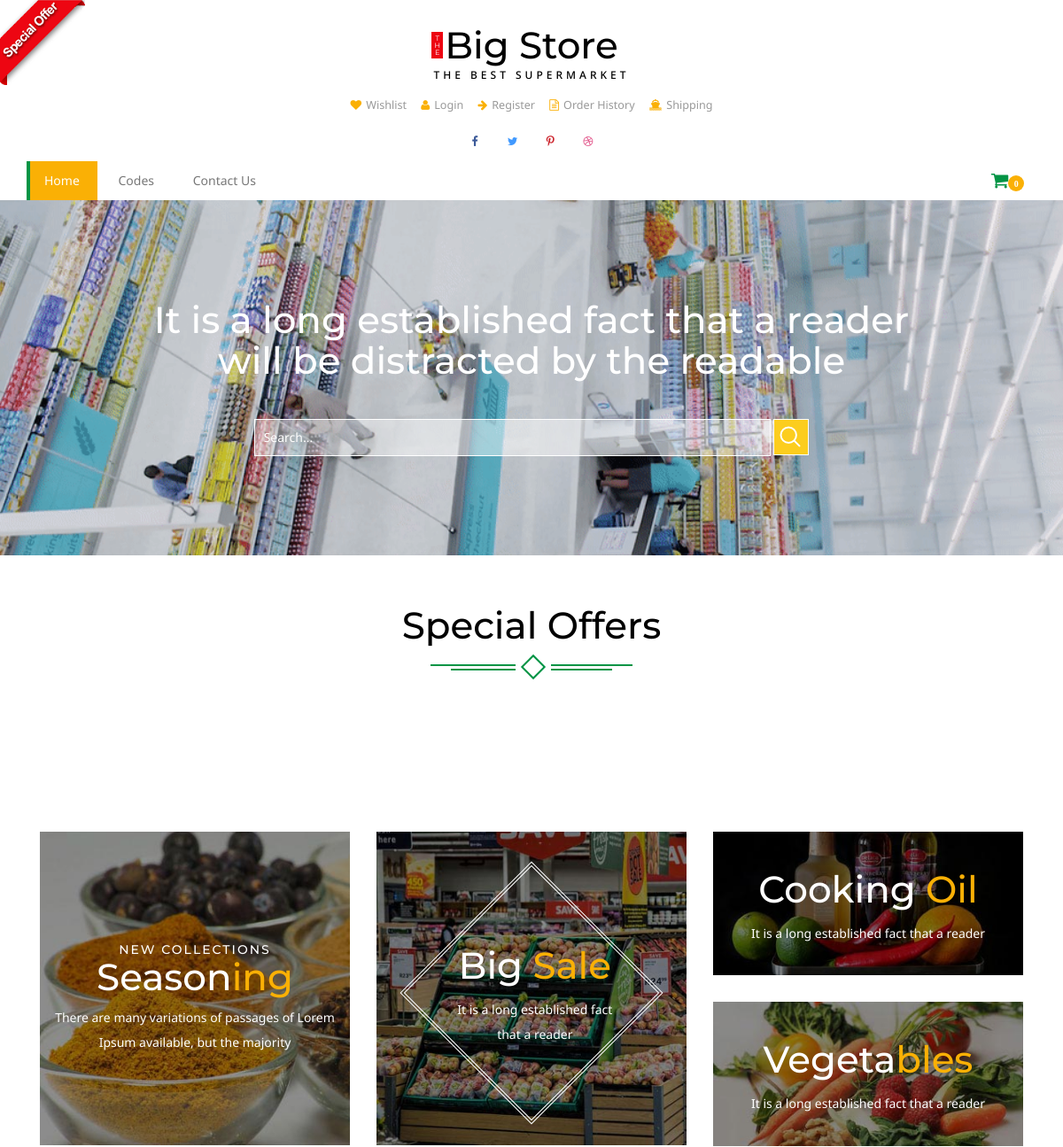
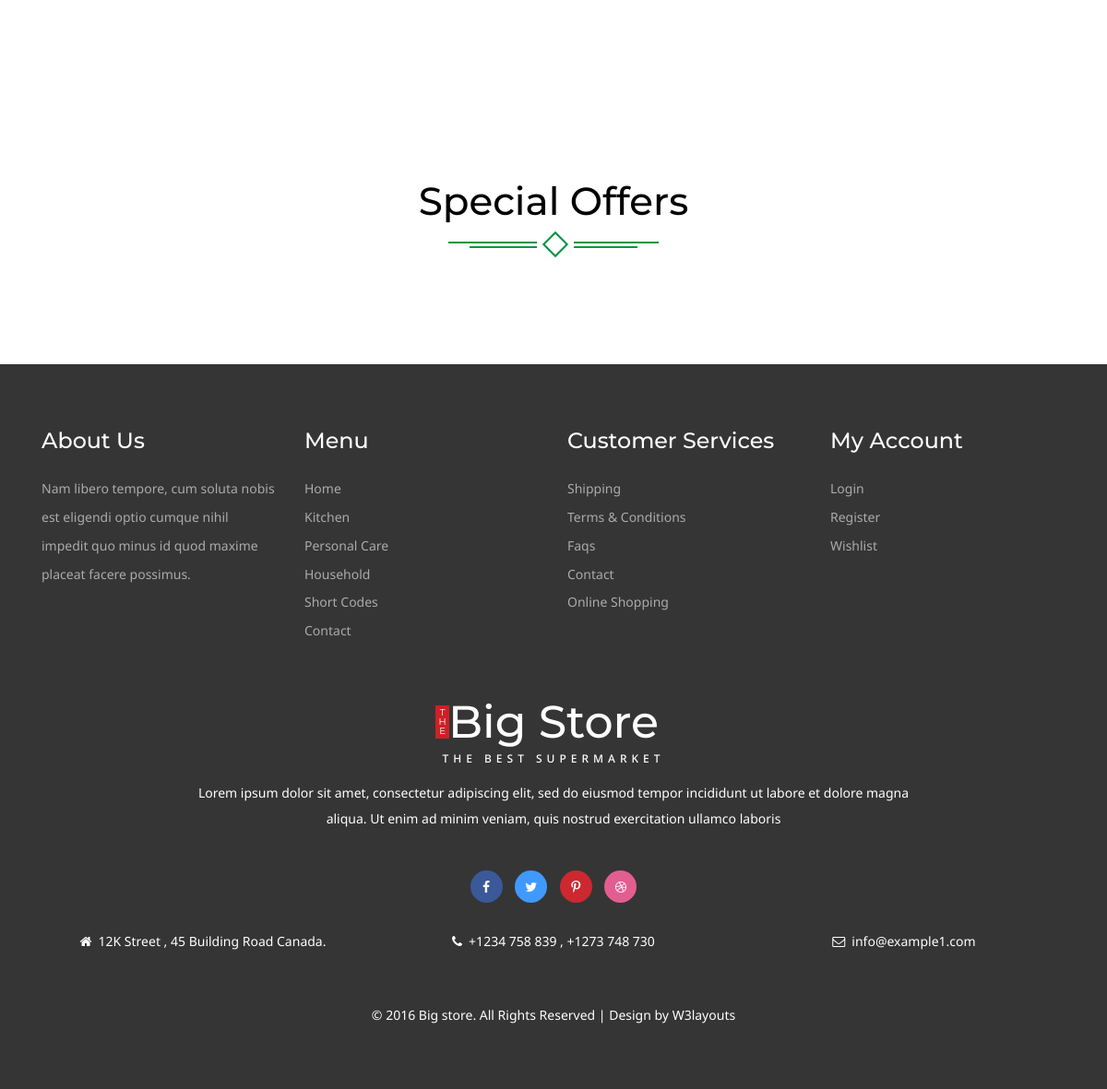
The app's page /, older data (2 pictures, top to bottom).
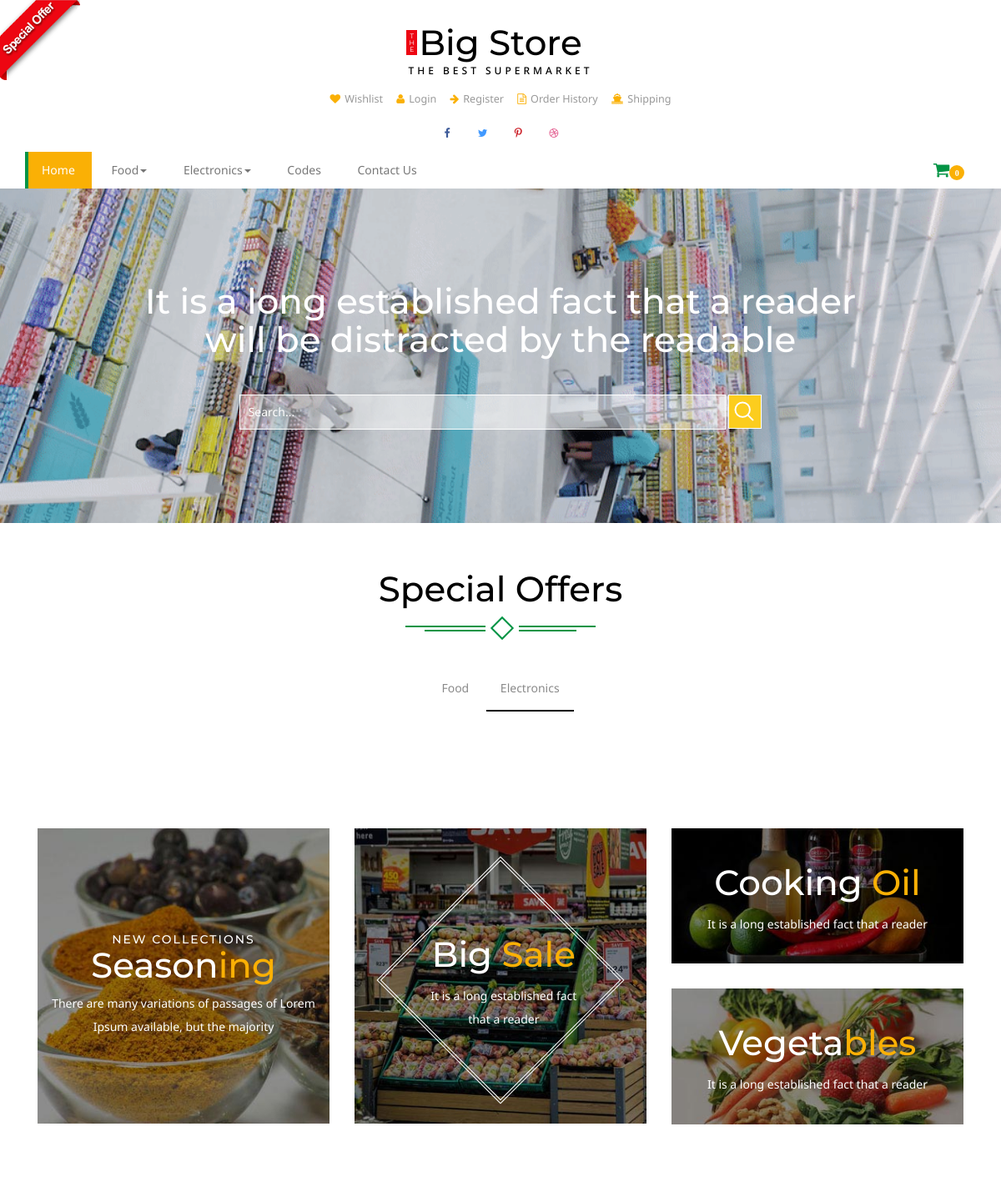
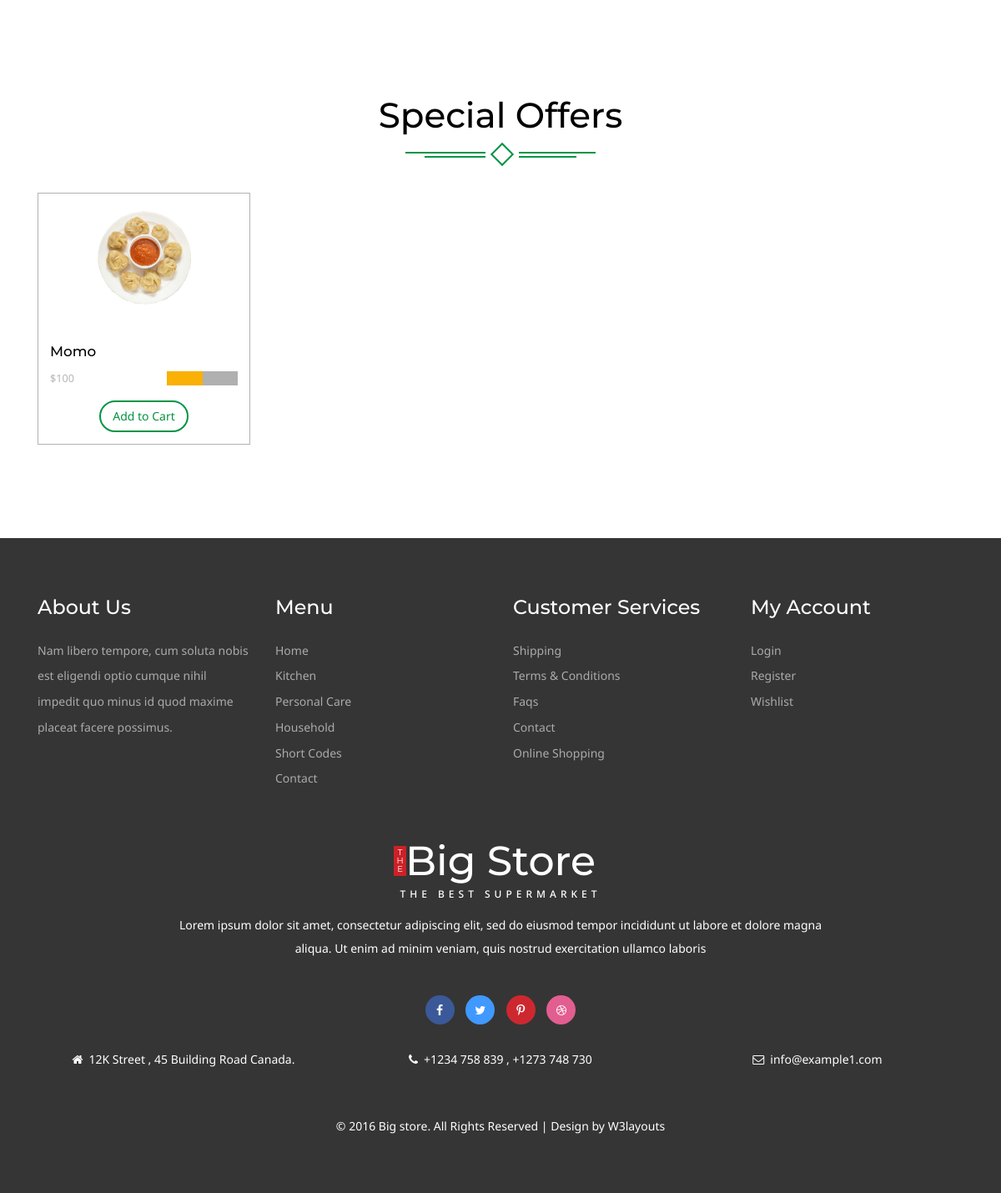
The same page, newer data (2 pictures, top to bottom).
### home/models.py (models this page shows, shortened)
class Category(models.Model):
	title = models.CharField(max_length = 400)
	slug = models.CharField(max_length= 500,unique = True)
	description = models.TextField(blank = True)
	image = models.ImageField(upload_to = 'media')
	status = models.CharField(choices = STATUS,max_length = 200,blank = True)
	def __str__(self):
		return self.title

class Item(models.Model):
	title = models.CharField(max_length = 400)
	slug = models.CharField(max_length = 500,unique = True)
	price = models.IntegerField()
	discounted_price = models.IntegerField(default = 0)
	description = models.TextField(blank = True)
	image = models.ImageField(upload_to = 'media')
	category = models.ForeignKey(Category,models.CASCADE)
	subcategory = models.ForeignKey(Subcategory,models.CASCADE)
	stock = models.CharField(choices = STOCK,max_length = 50)
	labels = models.CharField(choices = LABELS,max_length = 50)
	def get_subcat_url(self):
		return reverse ('home:product_detail',kwargs = {'slug':self.slug})

### home/views.py (the view)
# urls.py: path('', HomeView.as_view(), name='home'),
class HomeView(BaseView):
	def get(self,request):
		self.views['items'] = Item.objects.all()
		self.views['categories'] = Category.objects.all()
		self.views['subcategories'] = Subcategory.objects.all()
		self.views['sliders'] = Slider.objects.all()
		return render(request,'index.html',self.views)

### home/models.py (called while the page is built)
	def get_subcat_url(self):
		return reverse ('home:subcategory',kwargs = {'slug':self.slug})

### templates/index.html (shortened to what this page needs)
{% extends "base.html" %}
{% load static %}
{% block content %}
<div data-vide-bg="video/video">
    <div class="container">
		<div class="banner-info">
			<h3>It is a long established fact that a reader will be distracted by
			the readable </h3>
			<div class="search-form">
				<form  action = "{% url 'home:search' %}" method="GET">
					<input type="text" placeholder="Search..." name="query">
					<input type="submit" value=" " >
				</form>
			</div>
		</div>
    </div>
</div>
<div class="content-top ">
	<div class="container ">
		<div class="spec ">
			<h3>Special Offers</h3>
			<div class="ser-t">
				<span><i></i></span>
			</div>
		</div>
			<div class="tab-head ">
				<nav class="nav-sidebar">
					<ul class="nav tabs ">
						{% for cat in categories %}
					  <li class="{{cat.status}}"><a href="#{{cat.id}}" data-toggle="tab">{{cat.title}}</a></li>
					  {% endfor %}
					</ul>
				</nav>
			</div>
	</div>
	</div>
<div class="content-mid">
	<div class="container">
		<div class="col-md-4 m-w3ls">
			<div class="col-md1 ">
				<a href="kitchen.html">
					<img src="images/co1.jpg" class="img-responsive img" alt="">
					<div class="big-sa">
						<h6>New Collections</h6>
						<h3>Season<span>ing </span></h3>
						<p>There are many variations of passages of Lorem Ipsum available, but the majority </p>
					</div>
				</a>
			</div>
		</div>
		<div class="col-md-4 m-w3ls1">
			<div class="col-md ">
				<a href="hold.html">
					<img src="images/co.jpg" class="img-responsive img" alt="">
					<div class="big-sale">
						<div class="big-sale1">
							<h3>Big <span>Sale</span></h3>
							<p>It is a long established fact that a reader </p>
						</div>
					</div>
				</a>
			</div>
		</div>
		<div class="col-md-4 m-w3ls">
			<div class="col-md2 ">
				<a href="kitchen.html">
					<img src="images/co2.jpg" class="img-responsive img1" alt="">
					<div class="big-sale2">
						<h3>Cooking <span>Oil</span></h3>
						<p>It is a long established fact that a reader </p>
					</div>
				</a>
			</div>
			<div class="col-md3 ">
				<a href="hold.html">
					<img src="images/co3.jpg" class="img-responsive img1" alt="">
					<div class="big-sale3">
						<h3>Vegeta<span>bles</span></h3>
						<p>It is a long established fact that a reader </p>
					</div>
				</a>
			</div>
		</div>
	</div>
</div>
	<div class="product">
		<div class="container">
			<div class="spec ">
				<h3>Special Offers</h3>
				<div class="ser-t">
					<span><i></i></span>
				</div>
			</div>
				<div class=" con-w3l">
					{% for item in items %}
							<div class="col-md-3 pro-1">
								<div class="col-m">
								<a href="#" data-toggle="modal" data-target="#{{item.slug}}" class="offer-img">
										<img src="{{item.image.url}}" class="img-responsive" alt="">
									</a>
									<div class="mid-1">
										<div class="women">
											<h6><a href="{{item.get_subcat_url}}">{{item.title}}</h6>
										</div>
										<div class="mid-2">
											{% if item.discounted_price %}
											<p ><label>${{item.price}}</label><em class="item_price">${{ item.discounted_price }}</em></p>
											  <div class="block">
												<div class="starbox small ghosting"> </div>
											</div>
											{% else %}
											<p ><em class="item_price">${{item.price}}</em></p>
											  <div class="block">
												<div class="starbox small ghosting"> </div>
											</div>
											{% endif %}
											<div class="clearfix"></div>
										</div>
											<div class="add add-2">
										   <button class="btn btn-danger my-cart-btn my-cart-b" data-id="1" data-name="product 1" data-summary="summary 1" data-price="6.00" data-quantity="1" data-image="images/of16.png">Add to Cart</button>
										</div>
									</div>
								</div>
							</div>
					{% endfor %}
							<div class="clearfix"></div>
						 </div>
		</div>
	</div>
{% endblock %}

### templates/base.html (shortened to what the changed rows need)
<!DOCTYPE html>
{% load static %}
<html>
<head>
<link href="{% static 'css/bootstrap.css' %}" rel='stylesheet' type='text/css' />
<link href="{% static 'css/style.css' %}" rel='stylesheet' type='text/css' />
<link href="{% static 'css/font-awesome.css' %}" rel="stylesheet">
	<link rel="stylesheet" href="{% static 'css/jstarbox.css' %}" type="text/css" media="screen" charset="utf-8" />
</head>
<body>
<div class="header">
		<div class="container">
			<div class="logo">
				<h1 ><a href="index.html"><b>T<br>H<br>E</b>Big Store<span>The Best Supermarket</span></a></h1>
			</div>
				<div class="nav-top">
					<nav class="navbar navbar-default">
					<div class="collapse navbar-collapse" id="bs-megadropdown-tabs">
						<ul class="nav navbar-nav ">
							{% for cat in categories %}
							<li class="dropdown ">
								<a href="#" class="dropdown-toggle  hyper" data-toggle="dropdown" ><span>{{cat.title}}<b class="caret"></b></span></a>
							</li>
							{% endfor %}
						</ul>
					</div>
					</nav>
				</div>
				</div>
</div>
{% block content %}
{% endblock %}
<div class="footer">
	<div class="container">
			<div class="footer-bottom">
				<h2 ><a href="index.html"><b>T<br>H<br>E</b>Big Store<span>The Best Supermarket</span></a></h2>
			</div>
	</div>
</div>
</body>
</html>

Row changes from the older to the newer data that the page shows:
added Category: title "Food"
added Category: title "Electronics"
added Item: image (picture), title "Momo", price "100", discounted_price 0 (drawn)
